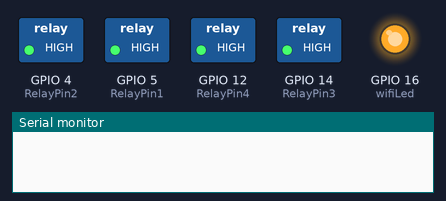
Bench run of a sketch on a simulated ESP8266 (NodeMCU). On the bench: switched loads named in the sketch (green lamp = pin HIGH), output pins drawn as LEDs (lit = HIGH), the last lines printed to the serial monitor. WiFi joins after 1.5 s; servers stay silent unless stated.

Above: at 0.1 s.
At 1.1 s:
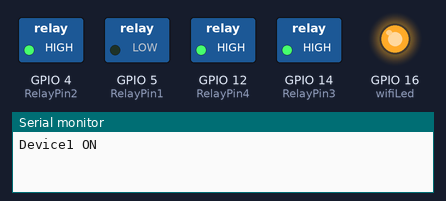
At 1.95 s:
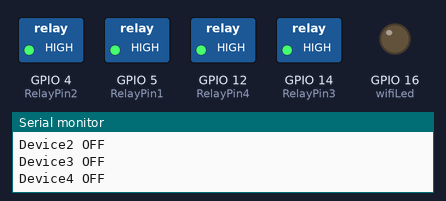
At 11.6 s:
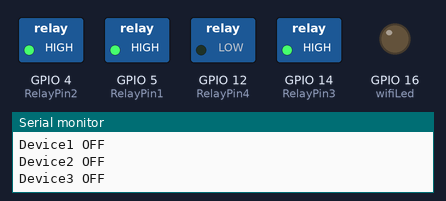
At 21.05 s:
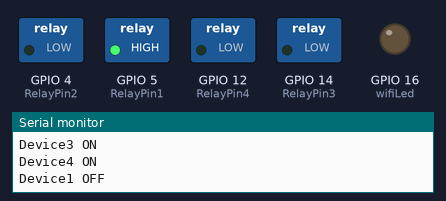
At 39.95 s:
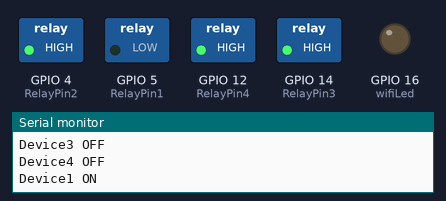
Timing chart, 0 to 40.0 s (numbered marks = the images above):
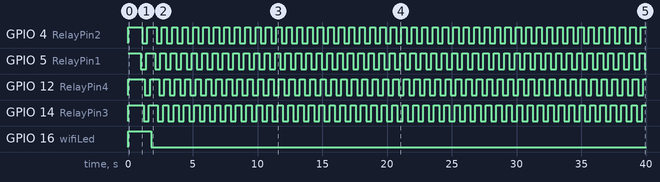

Measured:
- by itself, GPIO 5 (RelayPin1): goes LOW 0.40 s, HIGH 0.70 s, 47 × (LOW 0.40 s, HIGH 0.40 s), then LOW
- by itself, GPIO 16 (wifiLed): HIGH → LOW at 1.8 s
- by itself, GPIO 4 (RelayPin2), GPIO 12 (RelayPin4), GPIO 14 (RelayPin3): goes LOW 0.40 s, HIGH 0.70 s, 46 × (LOW 0.40 s, HIGH 0.40 s), LOW 0.40 s, then HIGH

The sketch:

4_MOTORS_BY_RELAY.ino
```cpp
/**********************************************************************************
 *  TITLE: Blynk + Manual Switch control Relays using Multiple NodeMCU (Real time feedback + no WiFi control)s
 *  Preferences--> Aditional boards Manager URLs :
 *  https://dl.espressif.com/dl/package_esp32_index.json, http://arduino.esp8266.com/stable/package_esp8266com_index.json
 *
 *  Download Board ESP8266 NodeMCU : https://github.com/esp8266/Arduino
 *  Download the libraries
 *  https://github.com/blynkkk/blynk-library/releases/download/v0.6.1/Blynk_Release_v0.6.1.zip
 **********************************************************************************/

#define BLYNK_PRINT Serial
#include <BlynkSimpleEsp8266.h>

// define the GPIO connected with Relays and switches
#define RelayPin1 5  //D1
#define RelayPin2 4  //D2
#define RelayPin3 14 //D5
#define RelayPin4 12 //D6

#define SwitchPin1 10  //SD3
#define SwitchPin2 0   //D3
#define SwitchPin3 13  //D7
#define SwitchPin4 3   //RX

#define wifiLed   16   //D0

//Change the virtual pins according the rooms
#define VPIN_BUTTON_1    V9
#define VPIN_BUTTON_2    V10
#define VPIN_BUTTON_3    V11
#define VPIN_BUTTON_4    V12

int toggleState_1 = 1; //Define integer to remember the toggle state for relay 1
int toggleState_2 = 1; //Define integer to remember the toggle state for relay 2
int toggleState_3 = 1; //Define integer to remember the toggle state for relay 3
int toggleState_4 = 1; //Define integer to remember the toggle state for relay 4

int wifiFlag = 0;
#define BLYNK_AUTH_TOKEN "elC8QzlXXZNFyH1NwdPRp9GxMusbvj4R"             // You should get Auth Token in the Blynk App.
#define WIFI_SSID "project2G"             //Enter Wifi Name
#define WIFI_PASS "techo123"         //Enter wifi Password

BlynkTimer timer;

void relayOnOff(int relay){
    switch(relay){
      case 1:
             if(toggleState_1 == 1){
              digitalWrite(RelayPin1, LOW); // turn on relay 1
              toggleState_1 = 0;
              Serial.println("Device1 ON");
              }
             else{
              digitalWrite(RelayPin1, HIGH); // turn off relay 1
              toggleState_1 = 1;
              Serial.println("Device1 OFF");
              }
             delay(100);
      break;
      case 2:
             if(toggleState_2 == 1){
              digitalWrite(RelayPin2, LOW); // turn on relay 2
              toggleState_2 = 0;
              Serial.println("Device2 ON");
              }
             else{
              digitalWrite(RelayPin2, HIGH); // turn off relay 2
              toggleState_2 = 1;
              Serial.println("Device2 OFF");
              }
             delay(100);
      break;
      case 3:
             if(toggleState_3 == 1){
              digitalWrite(RelayPin3, LOW); // turn on relay 3
              toggleState_3 = 0;
              Serial.println("Device3 ON");
              }
             else{
              digitalWrite(RelayPin3, HIGH); // turn off relay 3
              toggleState_3 = 1;
              Serial.println("Device3 OFF");
              }
             delay(100);
      break;
      case 4:
             if(toggleState_4 == 1){
              digitalWrite(RelayPin4, LOW); // turn on relay 4
              toggleState_4 = 0;
              Serial.println("Device4 ON");
              }
             else{
              digitalWrite(RelayPin4, HIGH); // turn off relay 4
              toggleState_4 = 1;
              Serial.println("Device4 OFF");
              }
             delay(100);
      break;
      default : break;
      }
}

void with_internet(){
    //Manual Switch Control

      relayOnOff(1);
      Blynk.virtualWrite(VPIN_BUTTON_1, toggleState_1);
      relayOnOff(2);
      Blynk.virtualWrite(VPIN_BUTTON_2, toggleState_2);
      relayOnOff(3);
      Blynk.virtualWrite(VPIN_BUTTON_3, toggleState_3);
      relayOnOff(4);
      Blynk.virtualWrite(VPIN_BUTTON_4, toggleState_4);  // Update Button Widget
    }

//BLYNK_CONNECTED() {
//  // Request the latest state from the server
//  Blynk.syncVirtual(VPIN_BUTTON_1);
//  Blynk.syncVirtual(VPIN_BUTTON_2);
//  Blynk.syncVirtual(VPIN_BUTTON_3);
//  Blynk.syncVirtual(VPIN_BUTTON_4);
//}

// When App button is pushed - switch the state

BLYNK_WRITE(VPIN_BUTTON_1) {
  toggleState_1 = param.asInt();
  digitalWrite(RelayPin1, toggleState_1);
}

BLYNK_WRITE(VPIN_BUTTON_2) {
  toggleState_2 = param.asInt();
  digitalWrite(RelayPin2, toggleState_2);
}

BLYNK_WRITE(VPIN_BUTTON_3) {
  toggleState_3 = param.asInt();
  digitalWrite(RelayPin3, toggleState_3);
}

BLYNK_WRITE(VPIN_BUTTON_4) {
  toggleState_4 = param.asInt();
  digitalWrite(RelayPin4, toggleState_4);
}

void checkBlynkStatus() { // called every 3 seconds by SimpleTimer

  bool isconnected = Blynk.connected();
  if (isconnected == false) {
    wifiFlag = 1;
  }
  if (isconnected == true) {
    wifiFlag = 0;
    Blynk.virtualWrite(VPIN_BUTTON_1, toggleState_1);
    Blynk.virtualWrite(VPIN_BUTTON_2, toggleState_2);
    Blynk.virtualWrite(VPIN_BUTTON_3, toggleState_3);
    Blynk.virtualWrite(VPIN_BUTTON_4, toggleState_4);
  }
}
void setup()
{
  Serial.begin(9600);

  pinMode(RelayPin1, OUTPUT);
  pinMode(RelayPin2, OUTPUT);
  pinMode(RelayPin3, OUTPUT);
  pinMode(RelayPin4, OUTPUT);

  pinMode(wifiLed, OUTPUT);


  //During Starting all Relays should TURN OFF
  digitalWrite(RelayPin1, toggleState_1);
  digitalWrite(RelayPin2, toggleState_2);
  digitalWrite(RelayPin3, toggleState_3);
  digitalWrite(RelayPin4, toggleState_4);

  digitalWrite(wifiLed, HIGH);

  WiFi.begin(WIFI_SSID, WIFI_PASS);
  timer.setInterval(3000L, checkBlynkStatus); // check if Blynk server is connected every 3 seconds
  Blynk.config(BLYNK_AUTH_TOKEN);
  delay(1000);

  Blynk.virtualWrite(VPIN_BUTTON_1, toggleState_1);
  Blynk.virtualWrite(VPIN_BUTTON_2, toggleState_2);
  Blynk.virtualWrite(VPIN_BUTTON_3, toggleState_3);
  Blynk.virtualWrite(VPIN_BUTTON_4, toggleState_4);
}

void loop()
{
  if (WiFi.status() != WL_CONNECTED)
  {
    //Serial.println("WiFi Not Connected");
    digitalWrite(wifiLed, HIGH);
  }
  else
  {
    //+Serial.println("WiFi Connected");
    digitalWrite(wifiLed, LOW); //Turn on WiFi LED
    Blynk.run();
  }

  timer.run(); // Initiates SimpleTimer
  if (wifiFlag == 0)
    with_internet();

}
```
